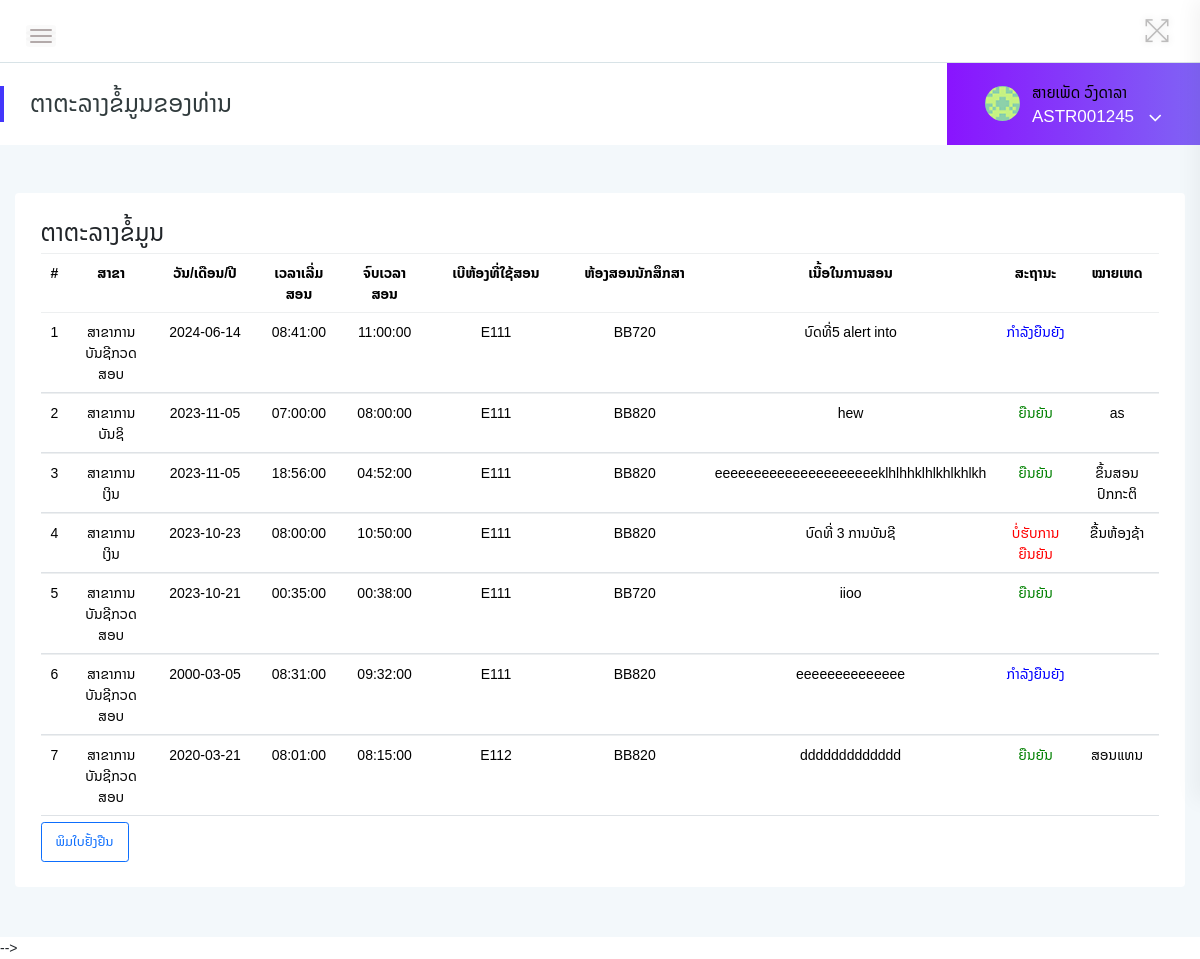
Screenshot of /employees/leave-history.php (signed in) with the database file from the repository.
### tables this page shows
CREATE TABLE `tblemployees` (
  `id` int(11) NOT NULL,
  `EmpId` varchar(100) NOT NULL,
  `FirstName` varchar(150) NOT NULL,
  `LastName` varchar(150) NOT NULL,
  `EmailId` varchar(200) NOT NULL,
  `Password` varchar(180) NOT NULL,
  `Gender` varchar(100) NOT NULL,
  `Dob` varchar(100) NOT NULL,
  `Department` varchar(255) NOT NULL,
  `Address` varchar(255) NOT NULL,
  `City` varchar(200) NOT NULL,
  `Country` varchar(150) NOT NULL,
  `Phonenumber` char(11) NOT NULL,
  `Status` int(1) NOT NULL,
  `RegDate` timestamp NOT NULL DEFAULT current_timestamp()
);

CREATE TABLE `tblleaves` (
  `id` int(11) NOT NULL,
  `LeaveType` varchar(110) NOT NULL,
  `Fromdate` varchar(120) DEFAULT NULL,
  `Description` mediumtext NOT NULL,
  `PostingDate` timestamp NOT NULL DEFAULT current_timestamp(),
  `AdminRemark` mediumtext DEFAULT NULL,
  `AdminRemarkDate` varchar(120) DEFAULT NULL,
  `Status` int(1) NOT NULL,
  `IsRead` int(1) NOT NULL,
  `empid` int(11) DEFAULT NULL,
  `timestart` time DEFAULT NULL,
  `endtime` time NOT NULL,
  `classroom` varchar(30) NOT NULL,
  `class` varchar(30) NOT NULL
);

### employees/leave-history.php (the view, shortened to what this page needs)
<?php
include('includes/dbconn.php');
if (strlen($_SESSION['emplogin']) == 0) {
    header('location:../index.php');
} else {
    ?>
    <!doctype html>
    <html class="no-js" lang="en">
    <head>
        <link rel="stylesheet" href="../assets/css/bootstrap.min.css">
        <link rel="stylesheet" href="../assets/css/font-awesome.min.css">
        <link rel="stylesheet" href="../assets/css/themify-icons.css">
        <link rel="stylesheet" href="../assets/css/metisMenu.css">
        <link href="https://cdn.jsdelivr.net/npm/bootstrap@5.0.2/dist/css/bootstrap.min.css" rel="stylesheet">
        <link rel="stylesheet" href="../assets/css/owl.carousel.min.css">
        <link rel="stylesheet" href="../assets/css/slicknav.min.css">
        <link rel="stylesheet" href="https://www.amcharts.com/lib/3/plugins/export/export.css" type="text/css"
            media="all" />
        <link rel="stylesheet" type="text/css" href="https://cdn.datatables.net/1.10.19/css/jquery.dataTables.css">
        <link rel="stylesheet" type="text/css" href="https://cdn.datatables.net/1.10.18/css/dataTables.bootstrap4.min.css">
        <link rel="stylesheet" type="text/css"
            href="https://cdn.datatables.net/responsive/2.2.3/css/responsive.bootstrap.min.css">
        <link rel="stylesheet" type="text/css"
            href="https://cdn.datatables.net/responsive/2.2.3/css/responsive.jqueryui.min.css">
        <link rel="stylesheet" href="../assets/css/typography.css">
        <link rel="stylesheet" href="../assets/css/default-css.css">
        <link rel="stylesheet" href="../assets/css/styles.css">
        <link rel="stylesheet" href="../assets/css/responsive.css">
        <link rel="stylesheet" href="../assets/css/fonts.css">
    </head>
    <body>
        <form method="POST" id="">
            <div class="page-container">
                <div class="main-content">
                    <div class="header-area">
                        <div class="row align-items-center">
                            <div class="col-md-6 col-sm-8 clearfix">
                                <div class="nav-btn pull-left">
                                    <span></span>
                                    <span></span>
                                    <span></span>
                                </div>
                            </div>
                            <div class="col-md-6 col-sm-4 clearfix">
                                <ul class="notification-area pull-right">
                                    <li id="full-view"><i class="ti-fullscreen"></i></li>
                                </ul>
                            </div>
                        </div>
                    </div>
                    <div class="page-title-area">
                        <div class="row align-items-center">
                            <div class="col-sm-6">
                                <div class="breadcrumbs-area clearfix">
                                    <h4 class="page-title pull-left">ຕາຕະລາງຂໍ້ມູນຂອງທ່ານ</h4>
                                </div>
                            </div>
                            <div class="col-sm-6 clearfix">
                                 <?php include '../includes/employee-profile-section.php';
                                  ?>
                            </div>
                        </div>
                    </div>
                    <div class="main-content-inner">
                        <div class="row">
                            <div class="col-12 mt-5">
                                <div class="card">
                                    <div class="card-body">
                                        <h4 class="">ຕາຕະລາງຂໍ້ມູນ</h4>
                                        <div class="data-tables">
                                            <table id="dataTable" class="table table-hover progress-table text-center">
                                                <tr>
                                                    <th>#</th>
                                                    <th width="80">ສາຂາ</th>
                                                    <th width="100">ວັນ/ເດືອນ/ປີ</th>
                                                    <th width="70">ເວລາເລີ່ມສອນ</th>
                                                    <th width="70">ຈົບເວລາສອນ</th>
                                                    <th width="150">ເບີຫ້ອງທີ່ໃຊ້ສອນ</th>
                                                    <th width="150">ຫ້ອງສອນນັກສຶກສາ</th>
                                                    <th width="120">ເນື້ອໃນການສອນ</th>
                                                    <th width="70">ສະຖານະ</th>
                                                    <th width="70">ໝາຍເຫດ</th>
                                                </tr>
                                                <tbody>
                                                    <?php
                                                    $eid=$_SESSION['eid'];
                                                    $sql = "SELECT LeaveType,FromDate,Description,PostingDate,AdminRemarkDate,AdminRemark,Status,timestart,endtime,classroom,class from tblleaves where empid=:eid order by ID desc";
                                                    $query = $dbh->prepare($sql);
                                                    $query->bindParam(':eid', $eid, PDO::PARAM_STR);
                                                    $query->execute();
                                                    $results = $query->fetchAll(PDO::FETCH_OBJ);
                                                    $cnt = 1;
                                                    if ($query->rowCount() > 0) {
                                                        foreach ($results as $result) { ?>
                                                            <tr>
                                                                <td>
                                                                    <?php echo htmlentities($cnt); ?>
                                                                </td>
                                                                <td>
                                                                    <?php echo htmlentities($result->LeaveType); ?>
                                                                </td>
                                                                <td>
                                                                    <?php echo htmlentities($result->FromDate); ?>
                                                                </td>
                                                                <td>
                                                                    <?php echo htmlentities($result->timestart); ?>
                                                                </td>
                                                                <td>
                                                                    <?php echo htmlentities($result->endtime); ?>
                                                                </td>
                                                                <td>
                                                                    <?php echo htmlentities($result->classroom); ?>
                                                                </td>
                                                                <td>
                                                                    <?php echo htmlentities($result->class); ?>
                                                                </td>
                                                                <td>
                                                                    <?php echo htmlentities($result->Description); ?>
                                                                </td>
                                                                <td>
                                                                    <?php $stats = $result->Status;
                                                                    if ($stats == 1) {
                                                                        ?>
                                                                        <span style="color: green">ຍືນຍັນ</span>
                                                                    <?php }
                                                                    if ($stats == 2) { ?>
                                                                        <span style="color: red">ບໍ່ຮັບການຍືນຍັນ</span>
                                                                    <?php }
                                                                    if ($stats == 0) { ?>
                                                                        <span style="color: blue">ກຳລັງຍືນຍັງ</span>
                                                                    <?php } ?>
                                                                </td>
                                                                <td>
                                                                    <?php if ($result->AdminRemark == "") {
                                                                } else {
                                                                    echo htmlentities(($result->AdminRemark));
                                                                }
                                                                ?>
                                                                </td>
                                                            </tr>
                                                            <?php $cnt++;
                                                        }
                                                    } ?>
                                                </tbody>
                                            </table>
                                            <a class="btn btn-outline-primary btn-sm" href="../export.php?eid=<?php echo $data_row['eid']; ?>&ACTION=VIEW">
                                    <i class="bi bi-printer-fill"></i> ພິມໃບຢັ້ງຢືນ
                                           </a>
                                        </div>
                                    </div>
                                </div>
                            </div>
                        </div>
                    </div>
                </div>
        </form>
    </body>
    </html>
<?php } ?>

### includes/logged.php (shortened to what this page needs)
<?php
    include '../includes/dbconn.php';
    $eid=$_SESSION['eid'];
    $sql = "SELECT FirstName,LastName,EmpId from  tblemployees where id=:eid";
    $query = $dbh -> prepare($sql);
    $query->bindParam(':eid',$eid,PDO::PARAM_STR);
    $query->execute();
    $results=$query->fetchAll(PDO::FETCH_OBJ);
    if($query->rowCount() > 0){
        foreach($results as $result)
    {    ?>
        <p style="color:black;"><?php echo htmlentities($result->FirstName." ".$result->LastName);?></p>
        <span>
            <?php
            echo htmlentities($result->EmpId);
            ?>
        </span>
<?php }
    }
?>

### assets/css/default-css.css (style rules this page uses)
* { margin: 0; padding: 0; box-sizing: border-box; }
*, *:before, *:after { -moz-box-sizing: border-box; -webkit-box-sizing: border-box; box-sizing: border-box; }
html { -webkit-font-smoothing: antialiased; }
body { background: #fff; font-weight: normal; -webkit-font-smoothing: antialiased; -webkit-text-size-adjust: 100%; }
:root { --primary-color: #4336FB; }

### assets/css/styles.css (style rules this page uses)
.page-container { width: 100%; height: 100%; min-height: 100vh; padding-left: 280px; -webkit-transition: padding-left 0.3s ease 0s; transition: padding-left 0.3s ease 0s; }
.sbar_collapsed.page-container { padding-left: 0; }
.card { border: none; border-radius: 4px; background-color: #fff; -webkit-transition: all 0.3s ease 0s; transition: all 0.3s ease 0s; }
.card-body { padding: 25.6px; padding: 1.6rem; }
.main-content { width: 100%; background: #f3f8fb; }
.main-content-inner { padding: 0 30px 50px; }
body { font-family: 'Noto Sans Lao', sans-serif; }
.header-area { padding: 15px 30px; background: #fff; border-bottom: 1px solid #d8e3e7; }
.nav-btn { margin: 10px 30px 0 0; cursor: pointer; }
.nav-btn span { display: block; width: 22px; height: 2px; background: #b3aaaa; margin: 4px 0; border-radius: 15px; -webkit-transition: all 0.3s ease 0s; transition: all 0.3s ease 0s; box-shadow: 0 0 0 4px rgba(99, 96, 96, 0.03); }
.nav-btn span:nth-child(2) { opacity: 0; }
.nav-btn span:first-child { -webkit-transform: rotate(45deg) translate(5px, 5px); transform: rotate(45deg) translate(5px, 5px); }
.nav-btn span:last-child { -webkit-transform: rotate(-45deg) translate(3px, -3px); transform: rotate(-45deg) translate(3px, -3px); }
.sbar_collapsed .nav-btn span { transform: none; opacity: 1; }
.notification-area { -webkit-user-select: none; -moz-user-select: none; -ms-user-select: none; user-select: none; position: relative; z-index: 1; }
.notification-area li { display: inline-block; margin-left: 20px; cursor: pointer; -webkit-user-select: none; -moz-user-select: none; -ms-user-select: none; user-select: none; }
.notification-area li > i { font-size: 26px; color: #bdbcbc; vertical-align: middle; text-shadow: 0 0 8px rgba(0, 0, 0, 0.12); -webkit-transition: color 0.3s ease 0s; transition: color 0.3s ease 0s; }
.notification-area li#full-view { display: inline-block; }
.page-title-area { padding: 0 30px; background: #fff; position: relative; }
.page-title-area:before { content: ""; position: absolute; left: 0; top: 50%; width: 4px; height: 36px; background: var(--primary-color); -webkit-transform: translateY(-50%); transform: translateY(-50%); }
.page-title { font-size: 24px; font-weight: 300; color: #313b3d; letter-spacing: 0; margin-right: 30px; }
.btn { padding: 11px 17px; font-size: 13px; letter-spacing: 0; }
.btn-sm { padding: 9px 14px; }
table tr th { border-bottom: none; }
table tr th, table tr td { border-top: 1px solid rgba(120, 130, 140, 0.13) !important; }

### rows the page displays
tblemployees: FirstName+LastName "ສາຍເພັດ ວົງດາລາ", EmpId "ASTR001245"
tblleaves: LeaveType "ສາຂາການບັນຊີກວດສອບ", Fromdate "2024-06-14", timestart "08:41:00", endtime "11:00:00", classroom "E111", class "BB720", Description "ບົດທີ່5 alert into", Status "ກຳລັງຍືນຍັງ"
tblleaves: LeaveType "ສາຂາການບັນຊິ", Fromdate "2023-11-05", timestart "07:00:00", endtime "08:00:00", classroom "E111", class "BB820", Description "hew", Status "ຍືນຍັນ", AdminRemark "as"
tblleaves: LeaveType "ສາຂາການເງິນ", Fromdate "2023-11-05", timestart "18:56:00", endtime "04:52:00", classroom "E111", class "BB820", Description "eeeeeeeeeeeeeeeeeeeeeklhlhhklhlkhlkhlkh", Status "ຍືນຍັນ", AdminRemark "ຂຶ້ນສອນປົກກະຕິ"
tblleaves: LeaveType "ສາຂາການເງິນ", Fromdate "2023-10-23", timestart "08:00:00", endtime "10:50:00", classroom "E111", class "BB820", Description "ບົດທີ່ 3 ການບັນຊີ", Status "ບໍ່ຮັບການຍືນຍັນ", AdminRemark "ຂື້ນຫ້ອງຊ້າ"
tblleaves: LeaveType "ສາຂາການບັນຊີກວດສອບ", Fromdate "2023-10-21", timestart "00:35:00", endtime "00:38:00", classroom "E111", class "BB720", Description "iioo", Status "ຍືນຍັນ"
tblleaves: LeaveType "ສາຂາການບັນຊີກວດສອບ", Fromdate "2000-03-05", timestart "08:31:00", endtime "09:32:00", classroom "E111", class "BB820", Description "eeeeeeeeeeeeee", Status "ກຳລັງຍືນຍັງ"
tblleaves: LeaveType "ສາຂາການບັນຊີກວດສອບ", Fromdate "2020-03-21", timestart "08:01:00", endtime "08:15:00", classroom "E112", class "BB820", Description "ddddddddddddd", Status "ຍືນຍັນ", AdminRemark "ສອນແທນ"
